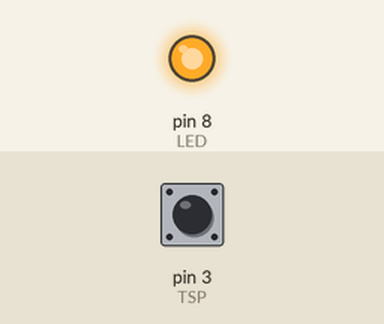
The sketch below on a simulated Arduino Uno, built with avr-gcc and run on an emulated ATmega328P. Shown: output pins drawn as LEDs (lit = HIGH). Inputs (shaded band) come from the test bench; at power-on: pin 3 (TSP) HIGH.

Above: at 1.2 s.
1.3 s: pin 3 (TSP) pulled LOW for 0.15 s
At 1.37 s:
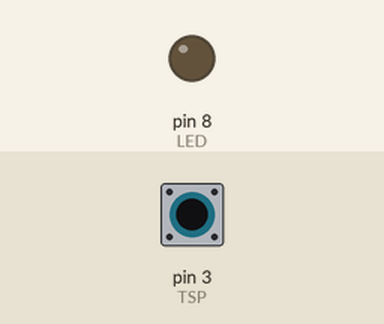
2.9 s: pin 3 (TSP) pulled LOW for 3.2 s
At 6.9 s:
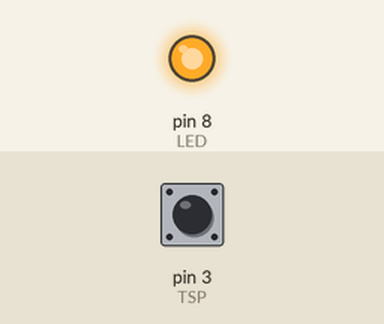
Timing chart, 0 to 8.4 s (numbered marks = the images above; inputs shaded):
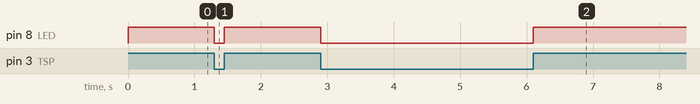

Measured:
- after the input at 1.3 s, pin 8 (LED): HIGH → LOW at once, → HIGH 0.15 s later
- after the input at 2.9 s, pin 8 (LED): HIGH → LOW at once, → HIGH 3.2 s later

The sketch:

sketch_jan5a.ino
```cpp
#define LED 8
#define TSP 3

void setup() {
  pinMode(LED, OUTPUT);
  pinMode(TSP, INPUT_PULLUP);

  digitalWrite(LED, LOW);
  Serial.begin(9600);
}

void loop() {
  digitalWrite(LED, digitalRead(TSP));
}
```
